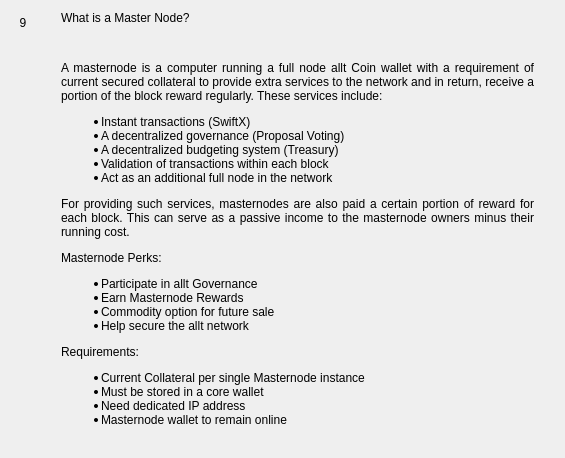
                  <widget class="QWidget" name="widgetFaq9" native="true">
                   <layout class="QHBoxLayout" name="horizontalpage_9" stretch="0,1">
                    <item alignment="Qt::AlignTop">
                     <widget class="QLabel" name="labelNumber9">
                      <property name="minimumSize">
                       <size>
                        <width>24</width>
                        <height>24</height>
                       </size>
                      </property>
                      <property name="maximumSize">
                       <size>
                        <width>16777215</width>
                        <height>24</height>
                       </size>
                      </property>
                      <property name="text">
                       <string>9</string>
                      </property>
                      <property name="alignment">
                       <set>Qt::AlignCenter</set>
                      </property>
                     </widget>
                    </item>
                    <item>
                     <layout class="QVBoxLayout" name="verticalLayoutpage_9">
                      <property name="leftMargin">
                       <number>20</number>
                      </property>
                      <property name="rightMargin">
                       <number>20</number>
                      </property>
                      <item>
                       <widget class="QLabel" name="labelSubtitle9">
                        <property name="text">
                         <string>What is a Master Node?</string>
                        </property>
                        <property name="wordWrap">
                         <bool>true</bool>
                        </property>
                       </widget>
                      </item>
                      <item>
                       <spacer name="verticalSpacer_90">
                        <property name="orientation">
                         <enum>Qt::Vertical</enum>
                        </property>
                        <property name="sizeType">
                         <enum>QSizePolicy::Fixed</enum>
                        </property>
                        <property name="sizeHint" stdset="0">
                         <size>
                          <width>20</width>
                          <height>30</height>
                         </size>
                        </property>
                       </spacer>
                      </item>
                      <item>
                       <widget class="QLabel" name="labelContent9">
                        <property name="text">
                         <string>
                           &lt;html&gt;&lt;head/&gt;&lt;body&gt;&lt;p align=&quot;justify&quot;&gt;
                           A masternode is a computer running a full node allt Coin wallet with a
                           requirement of current secured collateral to provide extra services
                           to the network and in return, receive a portion of the block reward
                           regularly.  These services include:
                           &lt;/p&gt;&lt;p align=&quot;justify&quot;&gt;

                           &lt;ul&gt;
                           &lt;li&gt;Instant transactions (SwiftX)&lt;/li&gt;
                           &lt;li&gt;A decentralized governance (Proposal Voting)&lt;/li&gt;
                           &lt;li&gt;A decentralized budgeting system (Treasury)&lt;/li&gt;
                           &lt;li&gt;Validation of transactions within each block&lt;/li&gt;
                           &lt;li&gt;Act as an additional full node in the network&lt;/li&gt;
                           &lt;/ul&gt;

                           &lt;/p&gt;&lt;p align=&quot;justify&quot;&gt;
                           For providing such services, masternodes are also paid a certain portion
                           of reward for each block. This can serve as a passive income to the
                           masternode owners minus their running cost.
                           &lt;/p&gt;&lt;p align=&quot;justify&quot;&gt;

                           Masternode Perks:
                           &lt;/p&gt;&lt;p align=&quot;justify&quot;&gt;
                           &lt;ul&gt;
                           &lt;li&gt;Participate in allt Governance&lt;/li&gt;
                           &lt;li&gt;Earn Masternode Rewards&lt;/li&gt;
                           &lt;li&gt;Commodity option for future sale&lt;/li&gt;
                           &lt;li&gt;Help secure the allt network&lt;/li&gt;
                           &lt;/ul&gt;
                           &lt;/p&gt;&lt;p align=&quot;justify&quot;&gt;

                           Requirements:
                           &lt;/p&gt;&lt;p align=&quot;justify&quot;&gt;
                           &lt;ul&gt;
                           &lt;li&gt;Current Collateral per single Masternode instance&lt;/li&gt;
                           &lt;li&gt;Must be stored in a core wallet&lt;/li&gt;
                           &lt;li&gt;Need dedicated IP address&lt;/li&gt;
                           &lt;li&gt;Masternode wallet to remain online&lt;/li&gt;
                           &lt;/ul&gt;
                           &lt;/p&gt;&lt;/body&gt;&lt;/html&gt;
                         </string>
                        </property>
                        <property name="alignment">
                         <set>Qt::AlignLeading|Qt::AlignLeft|Qt::AlignTop</set>
                        </property>
                        <property name="wordWrap">
                         <bool>true</bool>
                        </property>
                       </widget>
                      </item>
                      <item>
                       <spacer name="verticalSpacer_91">
                        <property name="orientation">
                         <enum>Qt::Vertical</enum>
                        </property>
                        <property name="sizeHint" stdset="0">
                         <size>
                          <width>20</width>
                          <height>20</height>
                         </size>
                        </property>
                       </spacer>
                      </item>
                     </layout>
                    </item>
                   </layout>
                  </widget>
